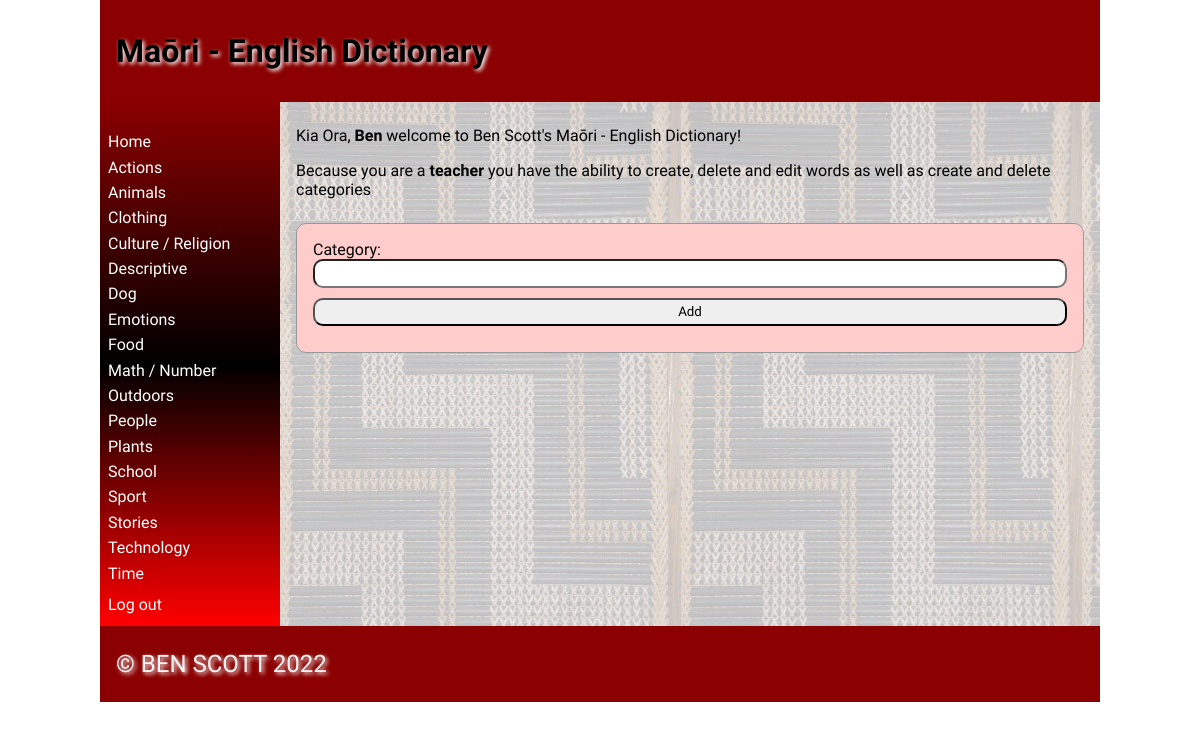
/ (signed in), run on the app's committed database.
### tables this page shows
CREATE TABLE categories
(
	id integer
		constraint categories_pk
			primary key autoincrement,
	category varchar(30)
);

### app.py (the view, shortened to what this page needs)
@app.route('/', methods=['POST', 'GET']) #home route, used everytime a user is on the home page. uses home.html
def web_main_page():
    return render_template('home.html', categories=get_category_list(), logged_in=is_logged_in(), teacher=is_teacher())

### app.py (called while the page is built)
def create_connection(db_file):
    try:
        connection = sqlite3.connect(db_file)
        return connection
    except Error as e:
        print(e)
    return None

def get_category_list():
    con = create_connection(DATABASE)
    query = "SELECT category, id FROM categories ORDER BY category ASC "
    cur = con.cursor()
    cur.execute(query)
    category_list = cur.fetchall()
    con.close()
    return category_list

def is_teacher(): #function that checks whether or not a user is a teacher
    if session.get("role") == '1':
        print("Is a teacher")
        return True
    return False

def is_logged_in(): #function that checks whether a user is logged in or not
    if session.get("email") is None:
        print("Not logged in")
        return False
    else:
        print("Logged in")
        return True

### templates/home.html (shortened to what this page needs)
{% extends 'base.html' %}
{% block heading %}Maōri - English Dictionary{% endblock %}
{% block main %}
<p>Kia Ora, <strong>{{ session.first_name }}</strong> welcome to Ben Scott's Maōri - English Dictionary!</p>
{% if teacher %}
<p>Because you are a <strong>teacher</strong> you have the ability to create, delete and edit words as well as create and delete categories</p>
<form class="dataForm" method="POST" >
    <div class="form-group">
        <div class="form-label">Category:</div>
        <div class="form-element"><input type="category" name="category" id="category" required></div>
    </div>
    <div class="button-group">
        <div class="button-group"><input type="submit" value="Add"></div>
    </div>
</form>
{% endif %}
{% endblock %}

### templates/base.html (shortened to what this page needs)
<!doctype html>
<html lang="en">
<head>
	<link href="{{ url_for('static', filename='css/style.css') }}" rel="stylesheet">
</head>
<body>
	<div id="container">
		<header>
			<h1>{% block heading %}MAORI DICTIONARY!{% endblock %}</h1>
		</header>
		<nav>
			<ul>
                <li><a href="/">Home</a></li>
				<div class="category">
				{% for category in categories %}
					<div class ="category-box">
						<li><a href="/category/{{ category[1] }}">{{ category[0] }}</a></li>
					</div>
                {% endfor %}
				</div>
				<li> </li>
				{% if logged_in %}
				<li><a href="/logout">Log out</a></li>
				{% else %}
				<li><a href="/login">Login</a></li>
				{% endif %}
			</ul>
		</nav>
		<main>
		{% block main %}{% endblock %}
        </main>
		<footer>
			<p>
				&copy; BEN SCOTT 2022
			</p>
		</footer>
	</div>
</body>
</html>

### static/css/style.css (style rules this page uses)
* { font-family: Comfortaa, sans-serif; margin: 0; padding: 0; box-sizing: border-box; }
#container { display: grid; grid-template-columns: 75px auto; grid-template-areas: 'nav header' 'main main' 'footer footer'; }
header { grid-area: header; background-color: darkred; padding: 1rem; }
nav { grid-area: nav; }
main { grid-area: main; padding: 1rem; background-color: #edd; }
h1, h2, h3, h4 { padding: 1rem 0; font-family: 'Suez One', serif; color: #000; text-shadow: 2px 2px 4px #fff; }
p { padding: 0.5rem 0; }
a { color: #222; }
.dataForm { margin: 1rem 0; border: 1px solid #999; padding: 1rem; background-color: #fcc; border-radius: 10px; }
.dataForm input, textarea { width: 100%; border-radius: 10px; padding: 0.3rem; margin-bottom: 10px; }
footer { grid-area: footer; padding: 1rem; background-color: darkred; }
footer p { color: whitesmoke; text-shadow: 2px 2px 4px #fff; font-size: 1.5rem; }
@media only screen and (min-width: 768px) { #container { grid-template-columns: 180px auto; grid-template-areas: 'header header' 'nav main' 'footer footer'; } }
@media only screen and (min-width: 768px) { nav { background: linear-gradient(180deg, darkred 0%, black 50%, red 100%); padding: 0.5rem; } }
@media only screen and (min-width: 768px) { nav ul { list-style: none; } }
@media only screen and (min-width: 768px) { nav li { padding: 0.2rem 0; } }
@media only screen and (min-width: 768px) { nav a { color: #fff; text-decoration: none; } }
@media only screen and (min-width: 768px) { main { background-image: url('static/images/poutama.jpg'); } }
@media only screen and (min-width: 1000px) { #container { width: 1000px; margin: auto; } }

### data on the page
categories: category "Actions"
categories: category "Animals"
categories: category "Clothing"
categories: category "Culture / Religion"
categories: category "Descriptive"
categories: category "Dog"
categories: category "Emotions"
categories: category "Food"
categories: category "Math / Number"
categories: category "Outdoors"
categories: category "People"
categories: category "Plants"
categories: category "School"
categories: category "Sport"
categories: category "Stories"
categories: category "Technology"
categories: category "Time"

### other printed values
{{ session.first_name }} "Ben"
